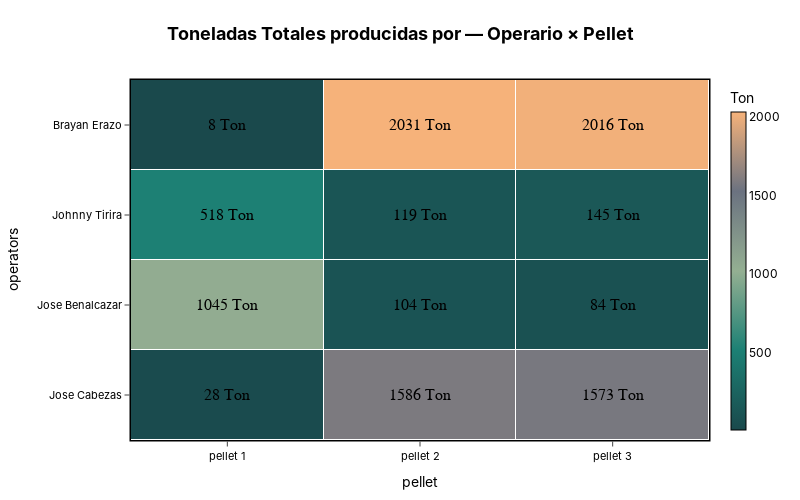

Write notebook code for a chart like this one.
### Code cell
fig = plot_heatmap(
    df=prod_pel_group,
    # Ejes
    x_col="pellet",
    y_col="operators",
    # Métrica Principal (Color + Centro)
    value_col="quantity_tm",
    aggfunc="sum",
    value_unit="Ton",
    decimals_value=0,

    secondary_col= 'quantity_tm',
    secondary_aggfunc= "mean",
    # Estética
    colorscale=corporate_colorway,
    center_font_size=16,
    secondary_font_size=10,
    show_secondary_labels=False,
    title="Toneladas Totales producidas por — Operario × Pellet",
    transparent_bg=True,
)
fig.show()
s3.save_plotly_html(fig, "pellet_heatmap_ton_pel_op.html")

### Figure 1 — Plotly figure (JSON) as saved in the notebook; plotly's stock layout.template omitted (floating-point values rounded to 4 significant figures)
{"data": [{"colorbar": {"outlinecolor": "black", "outlinewidth": 1, "thickness": 15, "tickfont": {"color": "black"}, "title": {"font": {"color": "black"}, "text": "Ton"}}, "colorscale": [[0, "#1A494C"], [0.25, "#1C8074"], [0.5, "#94AF92"], [0.75, "#6B7280"], [1, "#F6B27A"]], "customdata": [[8, 14.3, 13.62], [9.962, 11.9, 16.11], [10.45, 13, 16.8], [7, 13.67, 11.92]], "hovertemplate": "<b>pellet:</b> %{x}<br><b>operators:</b> %{y}<br><b>quantity_tm:</b> %{text}<br><b>quantity_tm:</b> %{customdata:.1f}<extra></extra>", "text": [["8 Ton", "2031 Ton", "2016 Ton"], ["518 Ton", "119 Ton", "145 Ton"], ["1045 Ton", "104 Ton", "84 Ton"], ["28 Ton", "1586 Ton", "1573 Ton"]], "type": "heatmap", "x": ["pellet 1", "pellet 2", "pellet 3"], "xgap": 1, "y": ["Brayan Erazo", "Johnny Tirira", "Jose Benalcazar", "Jose Cabezas"], "ygap": 1, "z": [[8, 2031, 2016], [518, 119, 145], [1045, 104, 84], [28, 1586, 1573]], "zmax": 2031, "zmin": 8}], "layout": {"annotations": [{"font": {"color": "black", "family": "Arial", "size": 16}, "showarrow": false, "text": "8 Ton", "x": "pellet 1", "y": "Brayan Erazo"}, {"font": {"color": "black", "family": "Arial", "size": 16}, "showarrow": false, "text": "2031 Ton", "x": "pellet 2", "y": "Brayan Erazo"}, {"font": {"color": "black", "family": "Arial", "size": 16}, "showarrow": false, "text": "2016 Ton", "x": "pellet 3", "y": "Brayan Erazo"}, {"font": {"color": "black", "family": "Arial", "size": 16}, "showarrow": false, "text": "518 Ton", "x": "pellet 1", "y": "Johnny Tirira"}, {"font": {"color": "black", "family": "Arial", "size": 16}, "showarrow": false, "text": "119 Ton", "x": "pellet 2", "y": "Johnny Tirira"}, {"font": {"color": "black", "family": "Arial", "size": 16}, "showarrow": false, "text": "145 Ton", "x": "pellet 3", "y": "Johnny Tirira"}, {"font": {"color": "black", "family": "Arial", "size": 16}, "showarrow": false, "text": "1045 Ton", "x": "pellet 1", "y": "Jose Benalcazar"}, {"font": {"color": "black", "family": "Arial", "size": 16}, "showarrow": false, "text": "104 Ton", "x": "pellet 2", "y": "Jose Benalcazar"}, {"font": {"color": "black", "family": "Arial", "size": 16}, "showarrow": false, "text": "84 Ton", "x": "pellet 3", "y": "Jose Benalcazar"}, {"font": {"color": "black", "family": "Arial", "size": 16}, "showarrow": false, "text": "28 Ton", "x": "pellet 1", "y": "Jose Cabezas"}, {"font": {"color": "black", "family": "Arial", "size": 16}, "showarrow": false, "text": "1586 Ton", "x": "pellet 2", "y": "Jose Cabezas"}, {"font": {"color": "black", "family": "Arial", "size": 16}, "showarrow": false, "text": "1573 Ton", "x": "pellet 3", "y": "Jose Cabezas"}], "font": {"color": "black", "family": "Inter, Arial, sans-serif"}, "height": 500, "margin": {"b": 60, "l": 60, "r": 60, "t": 80}, "paper_bgcolor": "rgba(0,0,0,0)", "plot_bgcolor": "rgba(0,0,0,0)", "title": {"font": {"color": "black", "size": 18}, "text": "<b>Toneladas Totales producidas por — Operario × Pellet<b>", "x": 0.5}, "width": 800, "xaxis": {"gridcolor": "rgba(0,0,0,0)", "linecolor": "black", "linewidth": 1.5, "mirror": true, "showline": true, "side": "bottom", "tickfont": {"color": "black", "size": 11}, "ticklen": 5, "ticks": "outside", "title": {"text": "pellet"}}, "yaxis": {"autorange": "reversed", "gridcolor": "rgba(0,0,0,0)", "linecolor": "black", "linewidth": 1.5, "mirror": true, "showline": true, "tickfont": {"color": "black", "size": 11}, "ticklen": 5, "ticks": "outside", "title": {"text": "operators"}}}}
